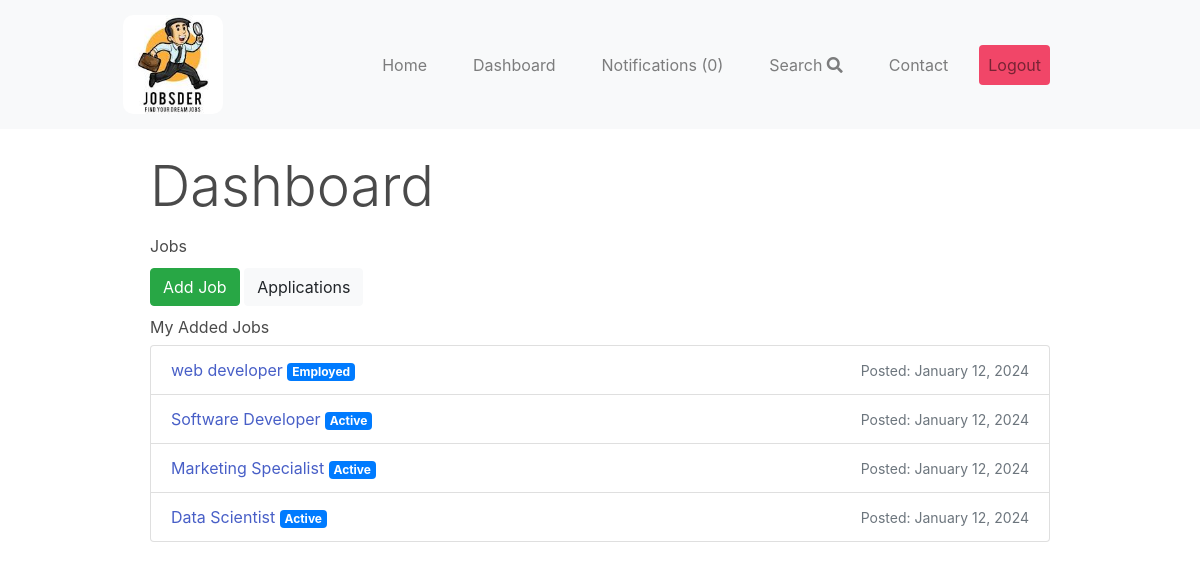
The page /dashboard/ (signed in) on the database its author committed.
### apps/job/models.py (models this page shows, shortened)
class Job(models.Model):
    SIZE_1_9 = 'size_1-9'
    SIZE_10_49 = 'size_10-49'
    SIZE_50_99 = 'size_50-99'
    SIZE_100 = 'size_100'
    CHOICES_SIZE = (
        (SIZE_1_9, '1-9'),
        (SIZE_10_49, '10-49'),
        (SIZE_50_99, '50-99'),
        (SIZE_100, '100+'),
    )
    ACTIVE = 'active'
    EMPLOYED = 'employed'
    ARCHIVED = 'archived'
    CHOICES_STATUS = (
        (ACTIVE, 'Active'),
        (EMPLOYED, 'Employed'),
        (ARCHIVED, 'Archived')
    )
    title = models.CharField(max_length=255)
    short_description = models.TextField()
    long_description = models.TextField(blank=True, null=True)
    company_name = models.CharField(max_length=255 , default='Tylextech')
    company_address = models.CharField(max_length=255, blank=True, null=True)
    company_zipcode = models.CharField(max_length=255, blank=True, null=True)
    company_place = models.CharField(max_length=255, blank=True, null=True)
    company_country = models.CharField(max_length=255, blank=True, null=True)
    company_size = models.CharField(max_length=20, choices=CHOICES_SIZE, default=SIZE_1_9)
    created_by = models.ForeignKey(User, related_name='jobs', on_delete=models.CASCADE)
    created_at = models.DateTimeField(auto_now_add=True)
    changed_at = models.DateTimeField(auto_now=True)
    status = models.CharField(max_length=20, choices=CHOICES_STATUS, default=ACTIVE)

### apps/userprofile/views.py (the view)
# urls.py: path('dashboard/', include('apps.userprofile.urls')),
@login_required
def dashboard(request):
    return render(request, 'userprofile/dashboard.html', {'userprofile': request.user.userprofile})

### apps/notification/context_processors.py (called while the page is built)
def notifications(request):
    if request.user.is_authenticated:
        return {'notifications': request.user.notifications.filter(is_read=False)}
    else:
        return {'notifications': []}

### apps/userprofile/templates/userprofile/dashboard.html (shortened to what this page needs)
{% extends 'core/base.html' %}
{% block content %}
<div class="container mt-5">
    <h1 class="display-4">Dashboard</h1>
    {% if userprofile.is_employer %}
        <h2 class="mt-4 mb-3">Jobs</h2>
        <a href="{% url 'addjob' %}" class="btn btn-success mb-3">Add Job</a>
        <a href="{% url 'all_application' %}" class="btn btn-light mb-3">Applications</a>
        {% if request.user.jobs.all %}
        <h3 class="mb-2">My Added Jobs</h3>
        <ul class="list-group">
            {% for job in request.user.jobs.all %}
            <li class="list-group-item d-flex justify-content-between align-items-center">
                <div>
                    <a href="{% url 'view_dashboard_job' job.id %}">{{ job.title }}</a>
                    <span class="badge badge-primary">{{ job.get_status_display }}</span>
                </div>
                <div>
                    <small class="text-muted">Posted: {{ job.created_at|date:"F d, Y" }}</small>
                </div>
            </li>
            {% empty %}
            <p class="mb-0">You don't have any jobs yet...</p>
            {% endfor %}
        </ul>
        {% else %}
        <p class="mb-0">You haven't added any jobs yet...</p>
        {% endif %}
    {% endif %}
</div>
{% endblock %}

### rows shown on the page
Job: title "web developer", status "Employed", created_at "January 12, 2024"
Job: title "Software Developer", status "Active", created_at "January 12, 2024"
Job: title "Marketing Specialist", status "Active", created_at "January 12, 2024"
Job: title "Data Scientist", status "Active", created_at "January 12, 2024"

### other values the page prints
{{ notifications.count }} "0"
